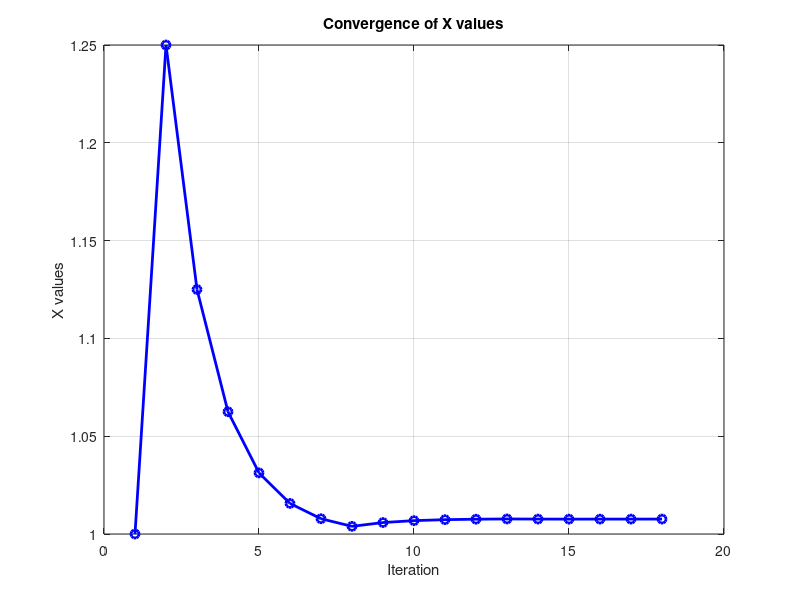
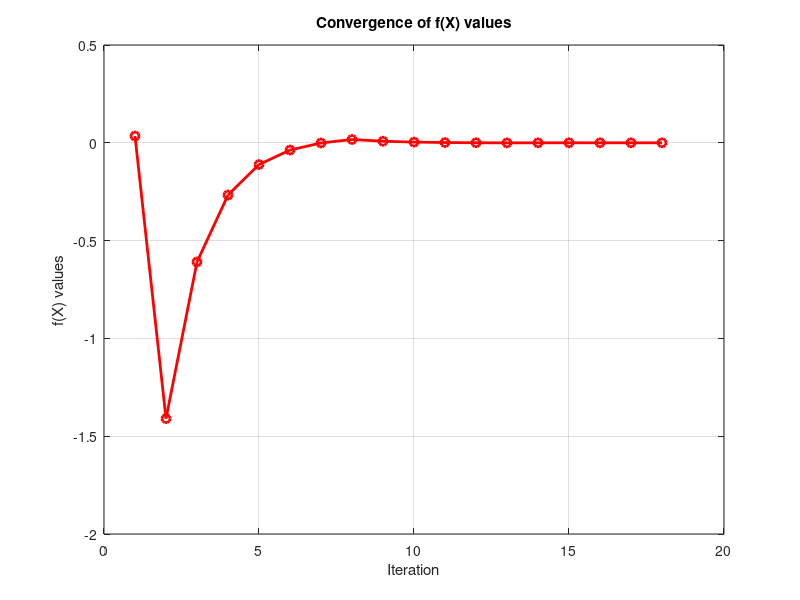
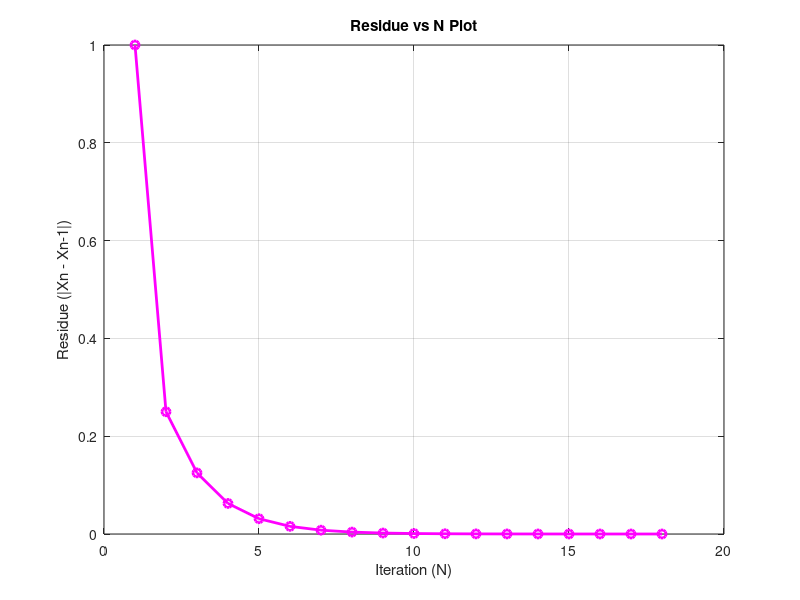
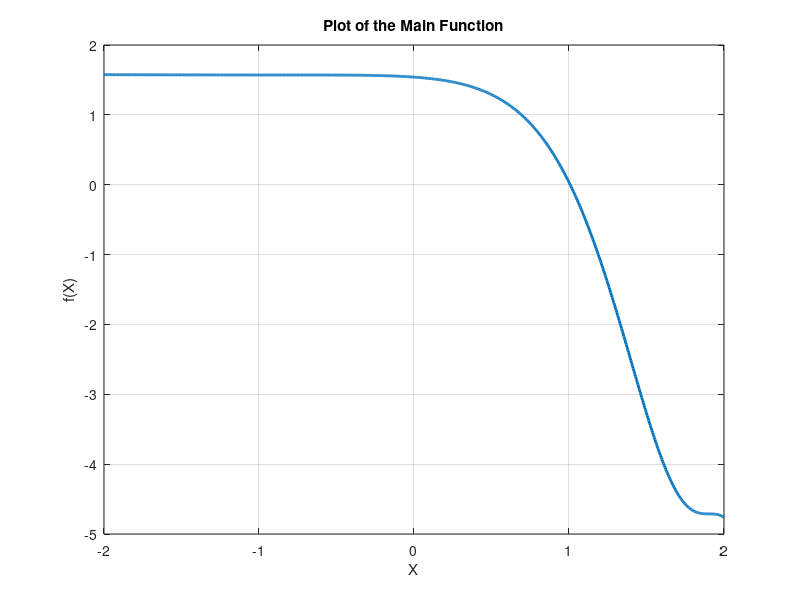

The MATLAB script that drew these images, in order:
a=1/2;
b=3/2;
epsilon = 1e-5;
Nmax=10000;
fq2a = @(x) 2+ cos(exp(x) -2) - exp(x);
solution = fzero(fq2a,1/2);
fa=fq2a(a);
fb = fq2a(b);

fprintf("Below Values are up to 8 decimal places\n");
fprintf("Iteration\tX\t\tf(x)\t\tActual Solution\t\tAbsolute Error\t\tResidue\n");

x_values = zeros(1, Nmax);
fx_values = zeros(1, Nmax);
absolute_errors = zeros(1, Nmax);


for d = 1:Nmax
    if fa*fb<0
        c =(a+b)/2;
        fc= fq2a(c);
        x_values(d)=c;
        fx_values(d)=fc;

        if(d==1)
            absolute_errors(d)=abs(c);
        else
            absolute_errors(d)=abs(c-x_values(d-1));
        end


        if(abs(fc)<= epsilon)
            fprintf("%d\t\t%.8f\t%.8f\t%.8f\t%.8f\t\t%.8f\n", d, c, fc, solution, abs(c -solution),absolute_errors(d));
            fprintf('Approximate Solution comes out to be %.8f\n',c);
            
            break;
        end
        if fc*fa < 0
            fprintf("%d\t\t%.8f\t%.8f\t%.8f\t%.8f\t\t%.8f\n", d, c, fc, solution, abs(c -solution),absolute_errors(d));
            b=c;
        else
            fprintf("%d\t\t%.8f\t%.8f\t%.8f\t%.8f\t\t%.8f\n", d, c, fc, solution, abs(c -solution),absolute_errors(d));
            a=c;
        end

    else
        if fa*fb>0
            disp('From the initial values a and b given we cannot find the root using bisection method');
            break;
        elseif fa==0
            fprintf('Exact Solution comes out to be %.6f\n',a);
            
            break;
        else
            fprintf('Exact Solution comes out to be %.6f\n',b);
            break;
         
        end
               
                
    end


end




% Figure 1 Plotting the convergence of X values
figure;
plot(1:d, x_values(1:d), '-o', 'Color', 'b', 'LineWidth', 2);
title('Convergence of X values');
xlabel('Iteration');
ylabel('X values');
grid on;

% Figure 2 Plotting the convergence of f(X) values
figure;
plot(1:d, fx_values(1:d), '-o', 'Color', 'r', 'LineWidth', 2);
title('Convergence of f(X) values');
xlabel('Iteration');
ylabel('f(X) values');
grid on;

% Figure 3 Plotting the absolute error plot
figure;
plot(1:d, absolute_errors(1:d), '-o', 'Color', 'm', 'LineWidth', 2);
title('Residue vs N Plot');
xlabel('Iteration (N)');
ylabel('Residue (|Xn - Xn-1|)');
grid on;

% Figure 4 Plot of the main function
figure;
x = linspace(-2, 2, 800);
plot(x,2+ cos(exp(x) -2) - exp(x),'LineWidth', 2);
title('Plot of the Main Function');
xlabel('X');
ylabel('f(X)');
grid on;



